Frame 1 (no input): blank canvas, image omitted
Frame 60 (no input): blank canvas, image omitted
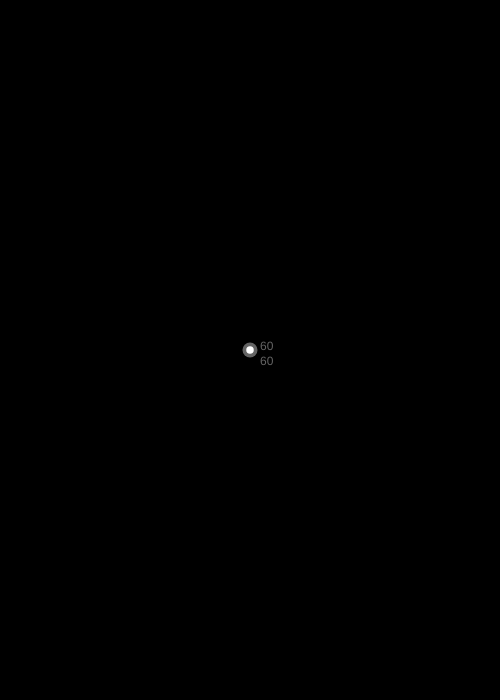
Frame 120 (the mouse pressed at the canvas centre since frame 60)

The p5.js sketch whose frames 1 and 60 were blank and that drew this single picture after the mouse press (run headless with seeded random() and noise() and a simulated clock; from frame 60 on, the mouse is pressed at the canvas centre):

// p5.js sketch
// ── sketch.js
function Point(_x, _y, _t) {
  this.x = _x;
  this.y = _y;
  this.dia = 15;
  this.startTime = _t;
  this.elapsedTime;

  this.update = function() {
    this.elapsedTime = frameCount - this.startTime;
  }
  this.display = function() {
    push();
    smooth();
    noStroke();
    fill(255);
    ellipse(this.x, this.y, this.dia / 2, this.dia / 2);
    fill(255, 100);
    ellipse(this.x, this.y, this.dia, this.dia);
    text(this.startTime, this.x + 10, this.y);
    text(this.elapsedTime, this.x + 10, this.y + 15);
    pop();
  }
}



var myPoints = [];


function setup() {
  createCanvas(500, 700);
}



function draw() {
  background(0);

  for (var i = 0; i < myPoints.length; i++) {
    myPoints[i].update();
    
    if (i != 0) {
      stroke(255);
      
      var lerpValue = myPoints[i].elapsedTime * 0.01;
      if (lerpValue > 1.0) {
        myPoints[i].display();
        lerpValue = 1.0;
      }
      // lerp(startX, targetX, 0.0);
      var targetX = lerp(myPoints[i - 1].x, myPoints[i].x, lerpValue);
      var targetY = lerp(myPoints[i - 1].y, myPoints[i].y, lerpValue);
      line(
        myPoints[i - 1].x, myPoints[i - 1].y,
        targetX, targetY
      );
    } else {
      myPoints[i].display();
    }
  }
}

function mousePressed() {
  myPoints.push(new Point(mouseX, mouseY, frameCount));
}
